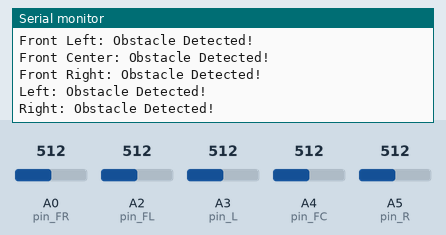
The sketch below on a simulated Arduino Uno, built with avr-gcc and run on an emulated ATmega328P. Parts: the last lines printed to the serial monitor. Inputs (shaded band) come from the test bench; at power-on: A3 (pin_L) = 512, A5 (pin_R) = 512, A0 (pin_FR) = 512, A2 (pin_FL) = 512, A4 (pin_FC) = 512.

Above: at 8.0 s.
8.1 s: A3 (pin_L) set to 488
At 9.5 s:
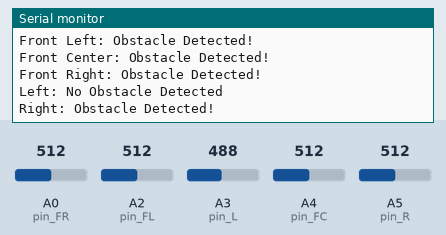
14.9 s: A5 (pin_R) set to 492
At 16.5 s:
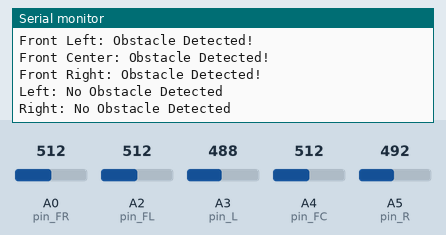

Measured:
- the behaviour switches between 501 and 500 on A5 (pin_R) (found by bisection; images 1 and 2)
- after the input at 8.1 s, the serial monitor: prints a new line after 0.90 s (image 1)
- after the input at 14.9 s, the serial monitor: prints a new line after 0.80 s (image 2)

The sketch:

Maker_Object_Sensor_status.ino
```cpp
int pin_FL = A2;
int pin_FC = A4;
int pin_FR = A0;
int pin_L = A3;
int pin_R = A5;

int threshold = 500; // Adjust this threshold value based on your sensor characteristics

void setup() {
  Serial.begin(9600); // Initialize Serial Monitor
}

void loop() {
  int reading_FL = analogRead(pin_FL);
  int reading_FC = analogRead(pin_FC);
  int reading_FR = analogRead(pin_FR);
  int reading_L = analogRead(pin_L);
  int reading_R = analogRead(pin_R);

  Serial.println("Sensor Statuses:");
  Serial.print("Front Left: ");
  Serial.println(reading_FL > threshold ? "Obstacle Detected!" : "No Obstacle Detected");

  Serial.print("Front Center: ");
  Serial.println(reading_FC > threshold ? "Obstacle Detected!" : "No Obstacle Detected");

  Serial.print("Front Right: ");
  Serial.println(reading_FR > threshold ? "Obstacle Detected!" : "No Obstacle Detected");

  Serial.print("Left: ");
  Serial.println(reading_L > threshold ? "Obstacle Detected!" : "No Obstacle Detected");

  Serial.print("Right: ");
  Serial.println(reading_R > threshold ? "Obstacle Detected!" : "No Obstacle Detected");

  delay(1000); // Delay to avoid rapid Serial Monitor output
}
```
